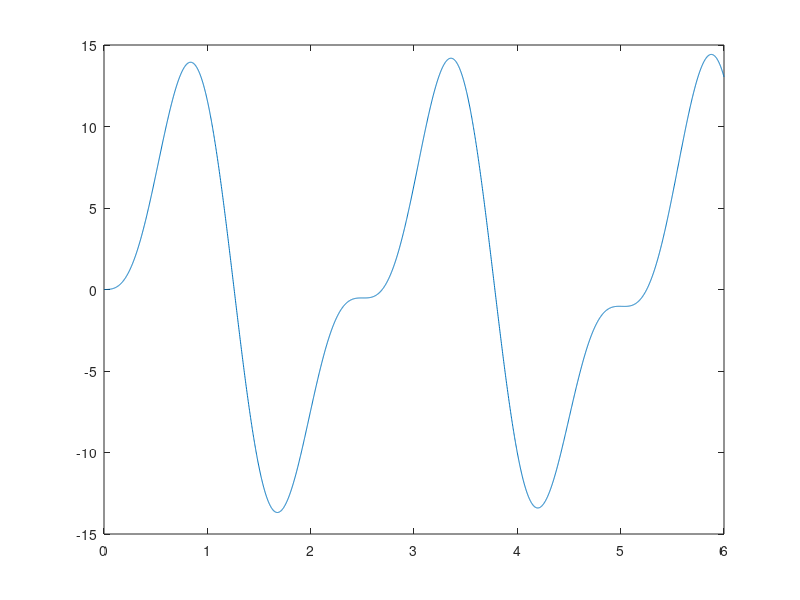
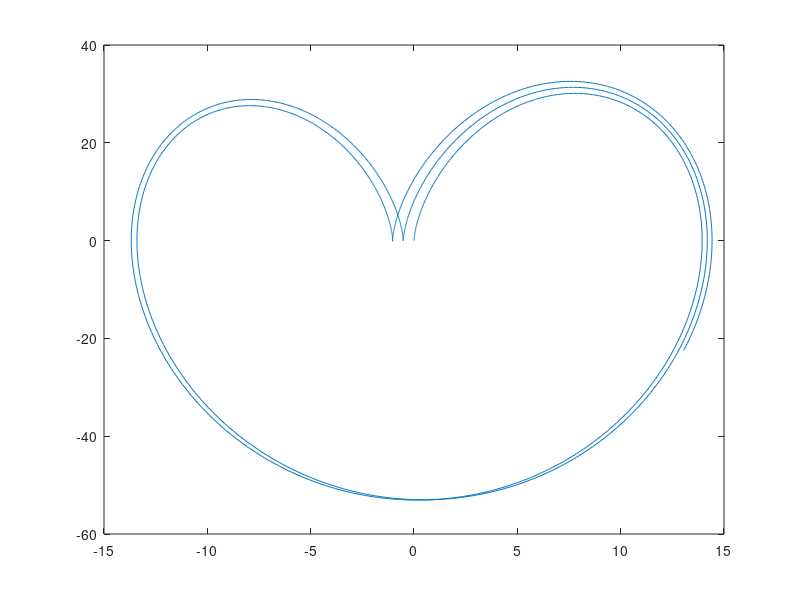
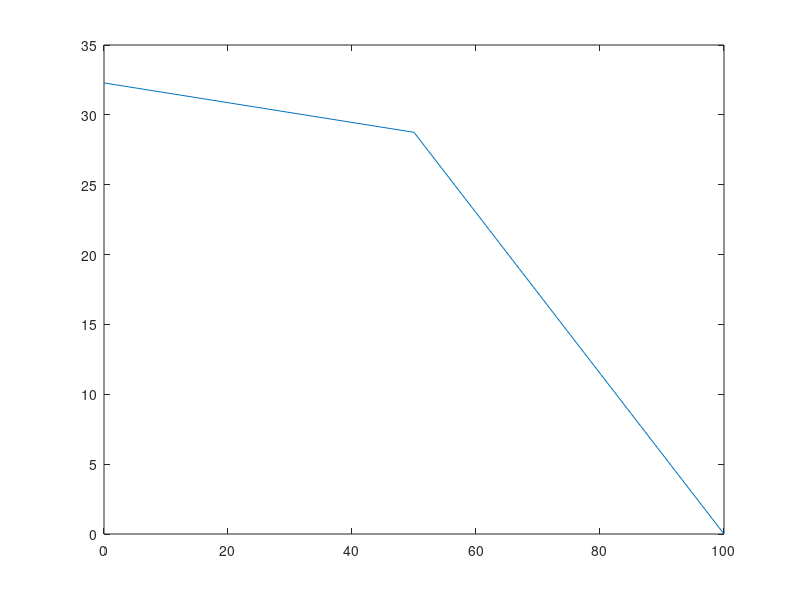
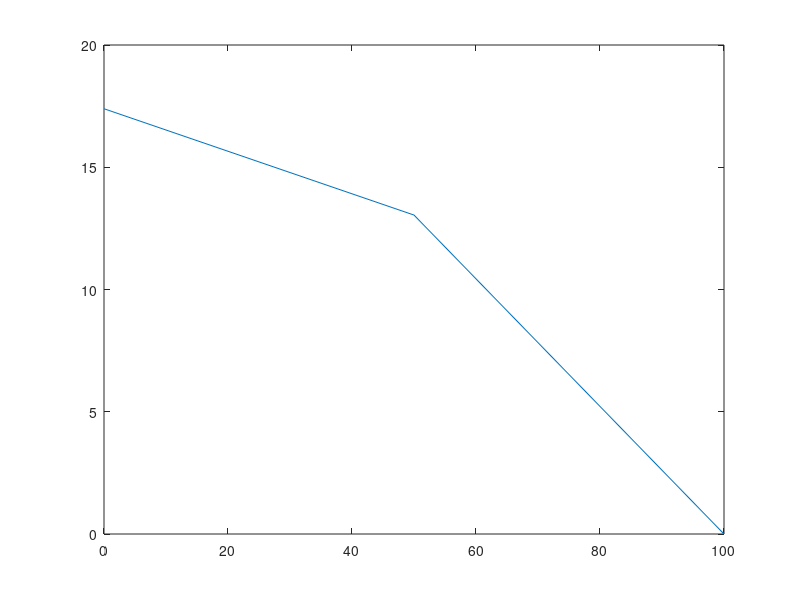

Write the MATLAB code that produced these figures, in order.
function repaso
  ri=0; dr=(100/2); rf=100;
  r=ri:dr:rf;
  ti=0; dt=0.002; tf=6;
  t=ti:dt:tf;
  T=15000/13; m=0.1; p=10; ro=5;

  w2=((T*2)/((dr^2)*3*m))+((T*4)/(r(2)*dr*2*3*m));
  f=p/m;

  #Runge Kutta
  it=0;
  u0=0;
  B=0;
  w=0.5;

  for i=ti:dt:tf
    it=it+1;

    du=B;
    dB=-w2*u0+f*sin(ro*i);
    k1=dt*du;
    k2=dt*dB;

    tg=i+(dt/(2*w));
    ug=u0+(k1/(2*w));
    Bg=B+(k2/(2*w));
    dug=Bg;
    dBg=-w2*ug+f*sin(ro*tg);
    k1g=dt*dug;
    k2g=dt*dBg;

    uN=u0+(1-w)*k1+w*k1g;
    BN=B+(1-w)*k2+w*k2g;

    u(1,it)=uN;

    u0=uN;
    B=BN;
  endfor
  #Fin de RK

  #Graficar u(L/2,t) y cuantas veces pasa por cero
  figure(1);
  plot(t,u);
  it2=0;
  cc=0;
  for i=ti:dt:tf-1
    it2=it2+1;
    if u(it2)*u(it2+1)<=0;;
      cc=cc+1;
    endif
  endfor
  disp("Veces que se anula la funcion");disp(cc);

  #Derivada Primera
  dut=derivadaprimera(u,dt);
  figure(2);
  plot(u,dut);

  #Integral
  it3=0;
  for i=ti:dt:tf
    it3=it3+1;
    s(it3)=f*sin(ro*i);
  endfor
  vec=s-w2*u;
  I=TC(vec,dt);
  disp("El valor de la integral"); disp(I);

  #
  n=length(t);
  j1=u(n)
  j2=(4/3)*u(n)
  j3=0;
  it4=0;

  for i=ri:dr:rf
    it4=it4+1;
    uu(it4)=g(i);
  endfor
  figure(3);
  plot(r,uu);

  uuu=[j2;j1;0];
  figure(4);
  plot(r,uuu);
endfunction
#Derivada Primera
function VD=derivadaprimera(vy,paso)
  m=length(vy);
  VD(1)=(-3/(2*paso))*vy(1)+(2/(paso))*vy(2)+(-1/(2*paso))*vy(3);
  for i=2:m-1
    VD(i)=(vy(i+1)-vy(i-1))/(2*paso);
  endfor
  VD(m)=(3/(2*paso))*vy(m)+(-2/(paso))*vy(m-1)+(1/(2*paso))*vy(m-2);
endfunction
#Metodo Trapecio
function I=TC(vy,paso)
  m=length(vy);
  w=ones(m,1);
  w(1)=0.5;
  w(m)=0.5;
  w=paso*w;
  I=0;
  for i=1:m
    I=I+w(i)*vy(i);
  endfor
endfunction
#Interpolacion
function y=g(x)
  y=17.393*(((x-50)*(x-100))/((17.393-50)*(17.393-100)))+13.045*(((x-0)*(x-100))/((13.045-0)*(13.045-100)));
endfunction
